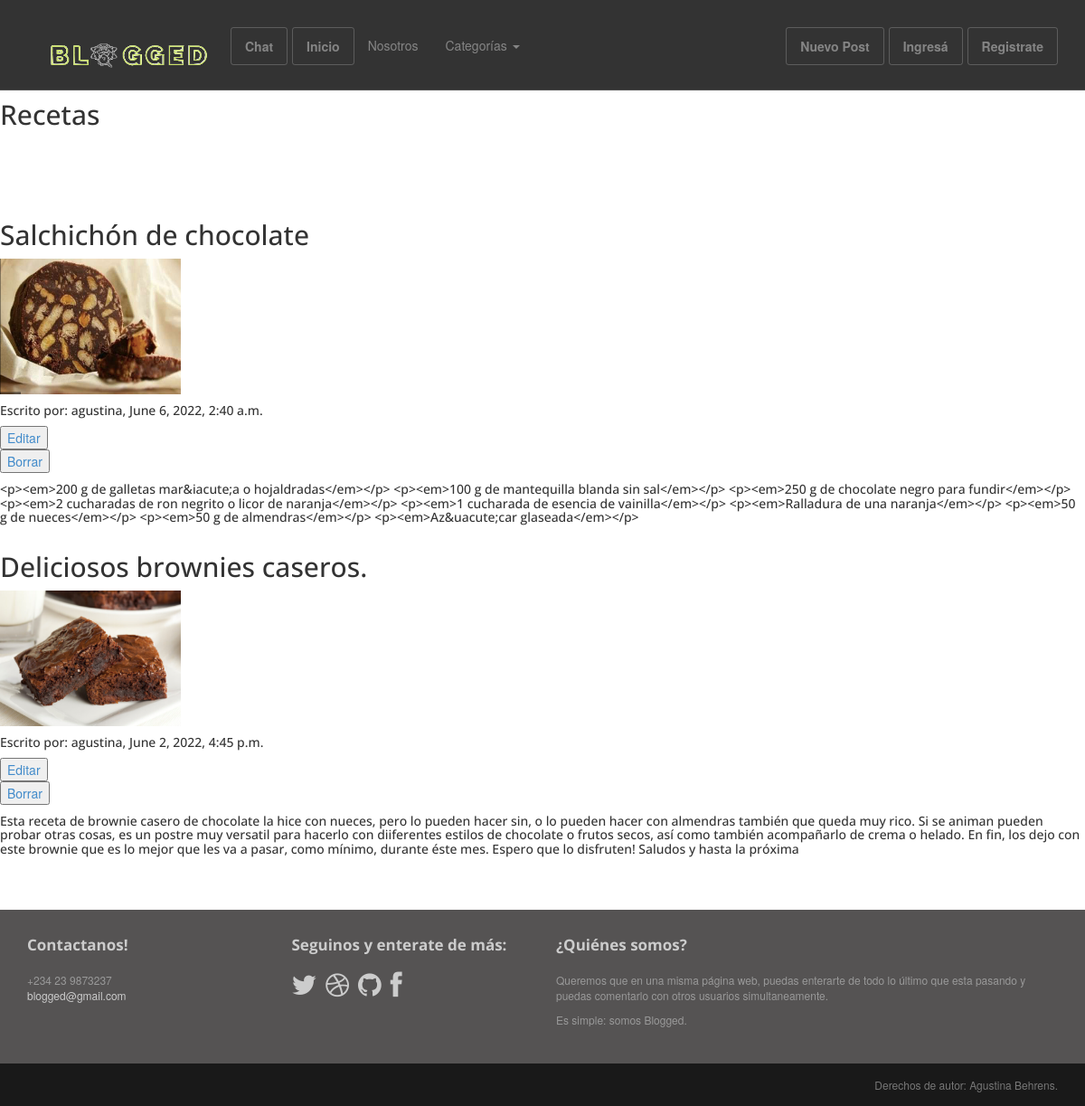
Screenshot of /blog/recetas/ with the database file from the repository.
### Blog/models.py (models this page shows, shortened)
class Post(models.Model):
    class PostObjects(models.Manager):
        def get_queryset(self):
            return super().get_queryset() .filter(status= 'published')
    option = (
        ('draft', 'Draft'),
        ('published', 'Published'),
    )
    title = RichTextField(max_length=100)
    category = models.ForeignKey(Category, on_delete=models.PROTECT, default=1)
    subtitle = RichTextField(null=True)
    author = models.ForeignKey(User, on_delete=models.CASCADE, related_name='blog_posts', default=User)
    published = models.DateTimeField(default=timezone.now)
    image = models.ImageField()
    text = RichTextField()
    status = models.CharField(max_length=20, choices=option, default='draft')
    slug = models.SlugField(max_length=300, unique_for_date='published', null=False, unique=True)
    objects = models.Manager()
    postobjects = PostObjects()
    class Meta:
        ordering = ('-published',)

### Blog/views.py (the view)
# urls.py: path('recetas/', RecetasView.as_view(),name='recetas'),
class RecetasView(TemplateView):
    template_name= 'blog/recetas.html'
    def get_context_data(self, **kwargs):
        context = super().get_context_data(**kwargs)
        context["posts"] = Post.postobjects.filter(category__name='Recetas')
        return context

### templates/blog/recetas.html (shortened to what this page needs)
{% extends 'base.html' %}
{% block content %}
<br/> <br/> <br/> <br/><h2>Recetas</h2> <br/> <br/> <br/>
{% for post in posts %}
<h2>{{ post.title }}</h2> <img src="{{ post.image.url }}" width="200" height="150">
<h5>Escrito por: {{ post.author }}, {{ post.published }} </h5>
<button>
    <a href="{% url 'blog:edit_post' post.id %}"> Editar</a>
</button>
<br/>
<button>
<a href="{% url 'blog:delete_post' post.id %}"> Borrar</a>
</button>
<h5>{{ post.text }}</h5>
{% endfor %}
{% endblock content %}

### templates/base.html (shortened to what this page needs)
<!DOCTYPE html>
<html lang="en">
<head>
    {% load static %}
	<link rel="stylesheet" href="{% static 'Blog/assets/css/bootstrap.min.css' %}">
	<link rel="stylesheet" href="{% static 'Blog/assets/css/font-awesome.min.css' %}">
	<link rel="stylesheet" href="{% static 'Blog/assets/css/bootstrap-theme.css' %}" media="screen" >
	<link rel="stylesheet" href="{% static 'Blog/assets/css/main.css' %}" rel="stylesheet" >
</head>
<body class="home">
	<div class="navbar navbar-inverse navbar-fixed-top headroom" >
		<div class="container">
			<div class="navbar-header">
				<a class="navbar-brand" href="{% url 'blog:home' %}"><img src="{% static 'Blog/assets/images/logo.png' %}" width="220" height="60" alt="Blogged"></a>
			</div>
			<div class="navbar-collapse collapse">
				<ul class="nav navbar-nav pull-right">
                    <li><a class="btn" href="{% url 'Blog:add_post' %}">Nuevo Post</a></li>
                    {% if not request.user.is_authenticated %}
					<li><a class="btn" href="{% url 'Blog:login' %}">Ingresá</a></li>
                    <li><a class="btn" href="{% url 'Blog:register' %}">Registrate</a></li>
                    {% endif %}
				</ul>
                <ul class="nav navbar-nav pull-left">
				<li><a class="btn" href="{% url 'chat:mensajes' %}">Chat</a></li>
				<li><a class="btn" href="{% url 'blog:home' %}">Inicio</a></li>
                <li><a href="{% url 'blog:about' %}">Nosotros</a></li>
					<li class="dropdown">
						<a href="#" class="dropdown-toggle" data-toggle="dropdown">Categorías <b class="caret"></b></a>
					</li>
                </ul>
			</div>
		</div>
	</div>
    {% block content %}{% endblock content %}
	<footer id="footer" class="top-space">
		<div class="footer1">
			<div class="container">
				<div class="row">
					<div class="col-md-3 widget">
						<h3 class="widget-title">Contactanos!</h3>
						<div class="widget-body">
							<p>+234 23 9873237<br>
								<a href="mailto:#">blogged@gmail.com</a><br>
								<br>
							</p>
						</div>
					</div>
					<div class="col-md-3 widget">
						<h3 class="widget-title">Seguinos y enterate de más:</h3>
						<div class="widget-body">
							<p class="follow-me-icons">
								<a href="{% url 'blog:noexiste' %}"><i class="fa fa-twitter fa-2"></i></a>
								<a href="{% url 'blog:noexiste' %}"><i class="fa fa-dribbble fa-2"></i></a>
								<a href="{% url 'blog:noexiste' %}"><i class="fa fa-github fa-2"></i></a>
								<a href="{% url 'blog:noexiste' %}"><i class="fa fa-facebook fa-2"></i></a>
							</p>
						</div>
					</div>
					<div class="col-md-6 widget">
						<h3 class="widget-title">¿Quiénes somos?</h3>
						<div class="widget-body">
							<p>Queremos que en una misma página web, puedas enterarte de todo lo último que esta pasando y puedas comentarlo con otros usuarios simultaneamente.
							</p>
							<p>Es simple: somos Blogged.</p>
						</div>
					</div>
				</div>
			</div>
		</div>
		<div class="footer2">
			<div class="container">
				<div class="row">
					<div class="col-md-6 widget">
					</div>
					<div class="col-md-6 widget">
						<div class="widget-body">
							<p class="text-right">
								Derechos de autor: Agustina Behrens.</a>
							</p>
						</div>
					</div>
				</div>
			</div>
		</div>
	</footer>
</body>
</html>

### Blog/static/Blog/assets/css/main.css (style rules this page uses)
.headroom { -webkit-transition: all 0.4s ease-out; -moz-transition: all 0.4s ease-out; -o-transition: all 0.4s ease-out; transition: all 0.4s ease-out; }
h1, h2, h3, h4, h5, h6 { font-family:"Open sans", Helvetica, Arial; }
h1, .h1, h2, .h2, h3, .h3 { margin-top:30px; }
.top-space { margin-top: 60px; }
img { max-width:100%; }
.footer1 { background: #555353; padding: 30px 0 0 0; font-size: 12px; color: #999; }
.footer1 a { color: #ccc; }
.footer1 .widget { margin-bottom:30px; }
.footer1 .widget-title { font-size: 17px; font-weight: bold; color: #ccc; margin: 0 0 20px; }
.follow-me-icons { font-size:30px; }
.follow-me-icons i { float:left; margin:0 10px 0 0; }
.footer2 { background: #191919; padding: 15px 0; color: #777; font-size: 12px; }
.footer2 p { margin: 0; }

### rows the page displays
Post: title "Salchichón de chocolate", image (picture), author "agustina", published "June 6, 2022, 2:40 a.m.", text "<p><em>200 g de galletas mar&iacute;a o hojaldradas</em></p> <p><em>100 g de mantequilla blanda sin sal</em></p> <p><em>250 g de chocolate negro para fundir</em></p> <p><em>2 cucharadas de ron negrito o licor de naranja</em></p> <p><em>1 cucharada de esencia de vainilla</em></p> <p><em>Ralladura de una naranja</em></p> <p><em>50 g de nueces</em></p> <p><em>50 g de almendras</em></p> <p><em>Az&uacute;car glaseada</em></p>"
Post: title "Deliciosos brownies caseros.", image (picture), author "agustina", published "June 2, 2022, 4:45 p.m.", text "Esta receta de brownie casero de chocolate la hice con nueces, pero lo pueden hacer sin, o lo pueden hacer con almendras también que queda muy rico. Si se animan pueden probar otras cosas, es un postre muy versatil para hacerlo con diiferentes estilos de chocolate o frutos secos, así como también acompañarlo de crema o helado. En fin, los dejo con este brownie que es lo mejor que les va a pasar, como mínimo, durante éste mes. Espero que lo disfruten! Saludos y hasta la próxima"
